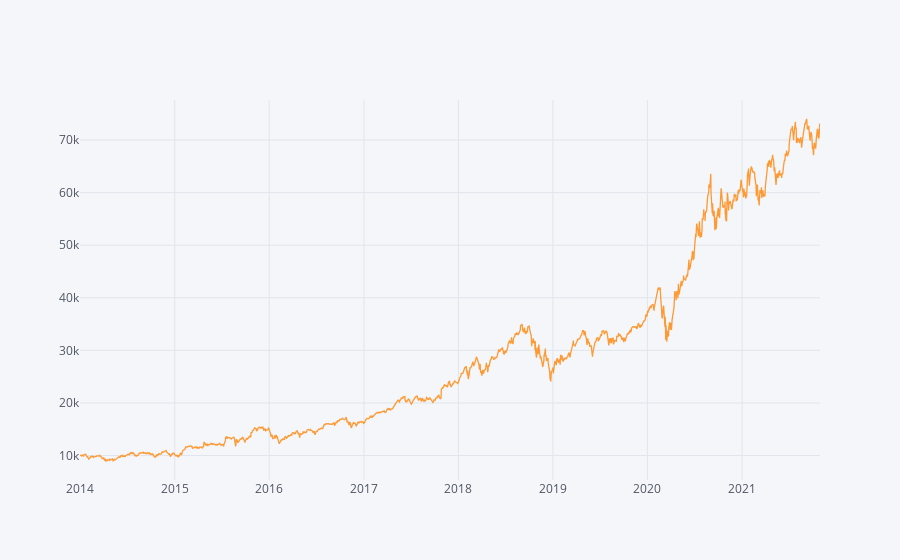

Notebook cell for this chart:
### Markdown cell above
• Print the Absolute Return, Compound Annual Growth Rate, and Information Ratio for your fund.
• Pick an appropriate starting capital and generate an Equity Curve of the portfolio from your Red Belt Exercise. Typical illustrative equity curves begin at 10,000.00 units of currency.

### Code cell
import cufflinks as cf
cf.set_config_file(offline=True)

zai_fund = (seven_years.copy())
absolute_return = ((zai_fund['Close'].iloc[-1]-capital)/capital)*100
CAGR = (((zai_fund['Close'].iloc[-1]/capital)**(252/len(zai_fund)))-1)*100
CAGR1 = (((zai_fund['Close'].iloc[-1]/capital)**(365/(zai_fund.index[-1] - zai_fund.index[0]).days))-1)*100
information_ratio = (zai_fund.Close.pct_change().mean()/zai_fund.Close.pct_change().std())*((252) **0.5)

print(absolute_return)
print(CAGR1)
print(information_ratio)
zai_fund.Close.iplot()

### Figure 1 — Plotly figure (JSON) as saved in the notebook; plotly's stock layout.template omitted (floating-point values rounded to 4 significant figures; data arrays with more than 128 entries replaced by an {"elided": "..."} marker saying what was removed)
{"data": [{"line": {"color": "rgba(255, 153, 51, 1.0)", "dash": "solid", "shape": "linear", "width": 1.3}, "mode": "lines", "name": "Close", "text": "", "type": "scatter", "x": {"elided": "1973 str values"}, "y": {"elided": "1973 float values"}}], "layout": {"legend": {"bgcolor": "#F5F6F9", "font": {"color": "#4D5663"}}, "paper_bgcolor": "#F5F6F9", "plot_bgcolor": "#F5F6F9", "title": {"font": {"color": "#4D5663"}}, "xaxis": {"gridcolor": "#E1E5ED", "showgrid": true, "tickfont": {"color": "#4D5663"}, "title": {"font": {"color": "#4D5663"}, "text": ""}, "zerolinecolor": "#E1E5ED"}, "yaxis": {"gridcolor": "#E1E5ED", "showgrid": true, "tickfont": {"color": "#4D5663"}, "title": {"font": {"color": "#4D5663"}, "text": ""}, "zerolinecolor": "#E1E5ED"}}}
